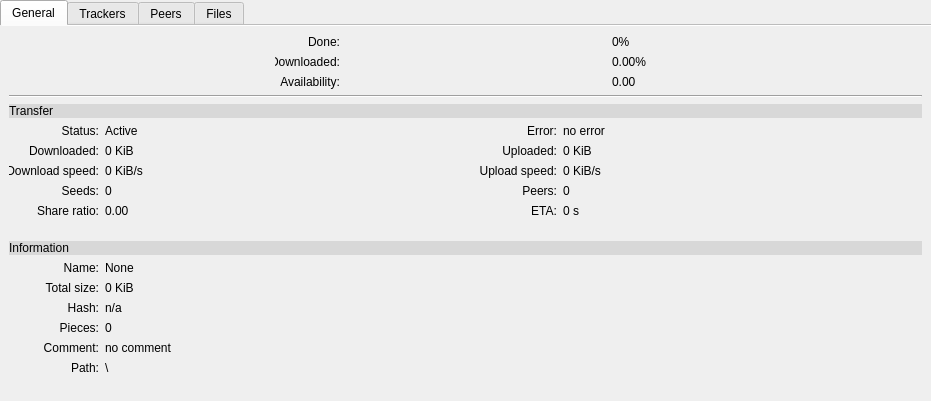
<?xml version="1.0" encoding="UTF-8"?>
<ui version="4.0">
 <author>Miller</author>
 <class>TabWidget_Details</class>
 <widget class="QTabWidget" name="TabWidget_Details">
  <property name="geometry">
   <rect>
    <x>0</x>
    <y>0</y>
    <width>931</width>
    <height>401</height>
   </rect>
  </property>
  <property name="sizePolicy">
   <sizepolicy hsizetype="Preferred" vsizetype="Preferred">
    <horstretch>0</horstretch>
    <verstretch>0</verstretch>
   </sizepolicy>
  </property>
  <property name="minimumSize">
   <size>
    <width>0</width>
    <height>0</height>
   </size>
  </property>
  <property name="maximumSize">
   <size>
    <width>16777215</width>
    <height>16777215</height>
   </size>
  </property>
  <property name="windowTitle">
   <string notr="true">TabWidget</string>
  </property>
  <property name="autoFillBackground">
   <bool>false</bool>
  </property>
  <property name="styleSheet">
   <string notr="true"/>
  </property>
  <property name="currentIndex">
   <number>0</number>
  </property>
  <property name="documentMode">
   <bool>true</bool>
  </property>
  <widget class="QWidget" name="tab_General">
   <attribute name="icon">
    <iconset resource="Aria2cRemote.qrc">
     <normaloff>:/icon/info.png</normaloff>:/icon/info.png</iconset>
   </attribute>
   <attribute name="title">
    <string>General</string>
   </attribute>
   <layout class="QVBoxLayout" name="verticalLayout_20">
    <item>
     <layout class="QHBoxLayout" name="horizontalLayout_Progress">
      <item>
       <widget class="QLabel" name="label_Done_Text">
        <property name="maximumSize">
         <size>
          <width>65</width>
          <height>16777215</height>
         </size>
        </property>
        <property name="text">
         <string>Done:</string>
        </property>
        <property name="alignment">
         <set>Qt::AlignRight|Qt::AlignTrailing|Qt::AlignVCenter</set>
        </property>
       </widget>
      </item>
      <item>
       <widget class="QLabel" name="label_ProgressPercent_text">
        <property name="minimumSize">
         <size>
          <width>0</width>
          <height>0</height>
         </size>
        </property>
        <property name="maximumSize">
         <size>
          <width>42</width>
          <height>16777215</height>
         </size>
        </property>
        <property name="text">
         <string notr="true">0%</string>
        </property>
       </widget>
      </item>
     </layout>
    </item>
    <item>
     <layout class="QHBoxLayout" name="horizontalLayout_Pieces">
      <item>
       <widget class="QLabel" name="label_DownloadedPercent_Text">
        <property name="maximumSize">
         <size>
          <width>65</width>
          <height>16777215</height>
         </size>
        </property>
        <property name="text">
         <string>Downloaded:</string>
        </property>
        <property name="alignment">
         <set>Qt::AlignRight|Qt::AlignTrailing|Qt::AlignVCenter</set>
        </property>
       </widget>
      </item>
      <item>
       <widget class="QLabel" name="label_DownloadPercent_Text">
        <property name="minimumSize">
         <size>
          <width>0</width>
          <height>0</height>
         </size>
        </property>
        <property name="maximumSize">
         <size>
          <width>42</width>
          <height>16777215</height>
         </size>
        </property>
        <property name="text">
         <string notr="true">0.00%</string>
        </property>
       </widget>
      </item>
     </layout>
    </item>
    <item>
     <layout class="QHBoxLayout" name="horizontalLayout_Availability">
      <item>
       <widget class="QLabel" name="label_Availability_Text">
        <property name="maximumSize">
         <size>
          <width>65</width>
          <height>16777215</height>
         </size>
        </property>
        <property name="text">
         <string>Availability:</string>
        </property>
        <property name="alignment">
         <set>Qt::AlignRight|Qt::AlignTrailing|Qt::AlignVCenter</set>
        </property>
       </widget>
      </item>
      <item>
       <widget class="QLabel" name="label_AvailabilityPercent">
        <property name="minimumSize">
         <size>
          <width>0</width>
          <height>0</height>
         </size>
        </property>
        <property name="maximumSize">
         <size>
          <width>42</width>
          <height>16777215</height>
         </size>
        </property>
        <property name="text">
         <string notr="true">0.00</string>
        </property>
       </widget>
      </item>
     </layout>
    </item>
    <item>
     <widget class="Line" name="line">
      <property name="orientation">
       <enum>Qt::Horizontal</enum>
      </property>
     </widget>
    </item>
    <item>
     <layout class="QVBoxLayout" name="verticalLayout">
      <item>
       <widget class="QLabel" name="label_Transfer">
        <property name="styleSheet">
         <string notr="true">font: 75 13pt &quot;MS Shell Dlg 2&quot;;
background-color: rgb(216, 216, 216);</string>
        </property>
        <property name="text">
         <string>Transfer</string>
        </property>
        <property name="textFormat">
         <enum>Qt::RichText</enum>
        </property>
       </widget>
      </item>
      <item>
       <layout class="QHBoxLayout" name="horizontalLayout_2">
        <item>
         <layout class="QVBoxLayout" name="verticalLayout_2">
          <item>
           <widget class="QLabel" name="label_Status_Text">
            <property name="minimumSize">
             <size>
              <width>90</width>
              <height>0</height>
             </size>
            </property>
            <property name="maximumSize">
             <size>
              <width>90</width>
              <height>16777215</height>
             </size>
            </property>
            <property name="text">
             <string>Status:</string>
            </property>
            <property name="alignment">
             <set>Qt::AlignRight|Qt::AlignTrailing|Qt::AlignVCenter</set>
            </property>
           </widget>
          </item>
          <item>
           <widget class="QLabel" name="label_Downloaded_Text">
            <property name="minimumSize">
             <size>
              <width>90</width>
              <height>0</height>
             </size>
            </property>
            <property name="maximumSize">
             <size>
              <width>90</width>
              <height>16777215</height>
             </size>
            </property>
            <property name="text">
             <string>Downloaded:</string>
            </property>
            <property name="alignment">
             <set>Qt::AlignRight|Qt::AlignTrailing|Qt::AlignVCenter</set>
            </property>
           </widget>
          </item>
          <item>
           <widget class="QLabel" name="label_DownloadSpeed_Text">
            <property name="minimumSize">
             <size>
              <width>90</width>
              <height>0</height>
             </size>
            </property>
            <property name="maximumSize">
             <size>
              <width>90</width>
              <height>16777215</height>
             </size>
            </property>
            <property name="text">
             <string>Download speed:</string>
            </property>
            <property name="alignment">
             <set>Qt::AlignRight|Qt::AlignTrailing|Qt::AlignVCenter</set>
            </property>
           </widget>
          </item>
          <item>
           <widget class="QLabel" name="label_Seeds_Text">
            <property name="minimumSize">
             <size>
              <width>90</width>
              <height>0</height>
             </size>
            </property>
            <property name="maximumSize">
             <size>
              <width>90</width>
              <height>16777215</height>
             </size>
            </property>
            <property name="text">
             <string>Seeds:</string>
            </property>
            <property name="alignment">
             <set>Qt::AlignRight|Qt::AlignTrailing|Qt::AlignVCenter</set>
            </property>
           </widget>
          </item>
          <item>
           <widget class="QLabel" name="label_ShareRatio_Text">
            <property name="minimumSize">
             <size>
              <width>90</width>
              <height>0</height>
             </size>
            </property>
            <property name="maximumSize">
             <size>
              <width>90</width>
              <height>16777215</height>
             </size>
            </property>
            <property name="text">
             <string>Share ratio:</string>
            </property>
            <property name="alignment">
             <set>Qt::AlignRight|Qt::AlignTrailing|Qt::AlignVCenter</set>
            </property>
           </widget>
          </item>
          <item>
           <spacer name="verticalSpacer">
            <property name="orientation">
             <enum>Qt::Vertical</enum>
            </property>
            <property name="sizeHint" stdset="0">
             <size>
              <width>20</width>
              <height>40</height>
             </size>
            </property>
           </spacer>
          </item>
         </layout>
        </item>
        <item>
         <layout class="QVBoxLayout" name="verticalLayout_8">
          <item>
           <widget class="QLabel" name="label_Status">
            <property name="text">
             <string>Active</string>
            </property>
           </widget>
          </item>
          <item>
           <widget class="QLabel" name="label_Downloaded">
            <property name="text">
             <string notr="true">0 KiB</string>
            </property>
           </widget>
          </item>
          <item>
           <widget class="QLabel" name="label_DownloadSpeed">
            <property name="text">
             <string notr="true">0 KiB/s</string>
            </property>
           </widget>
          </item>
          <item>
           <widget class="QLabel" name="label_Seeds">
            <property name="text">
             <string notr="true">0</string>
            </property>
           </widget>
          </item>
          <item>
           <widget class="QLabel" name="label_SharedRatio">
            <property name="text">
             <string notr="true">0.00</string>
            </property>
           </widget>
          </item>
          <item>
           <spacer name="verticalSpacer_4">
            <property name="orientation">
             <enum>Qt::Vertical</enum>
            </property>
            <property name="sizeHint" stdset="0">
             <size>
              <width>20</width>
              <height>40</height>
             </size>
            </property>
           </spacer>
          </item>
         </layout>
        </item>
        <item>
         <spacer name="horizontalSpacer">
          <property name="orientation">
           <enum>Qt::Horizontal</enum>
          </property>
          <property name="sizeHint" stdset="0">
           <size>
            <width>40</width>
            <height>20</height>
           </size>
          </property>
         </spacer>
        </item>
        <item>
         <layout class="QVBoxLayout" name="verticalLayout_11">
          <item>
           <widget class="QLabel" name="label_Error_Text_2">
            <property name="minimumSize">
             <size>
              <width>90</width>
              <height>0</height>
             </size>
            </property>
            <property name="maximumSize">
             <size>
              <width>90</width>
              <height>16777215</height>
             </size>
            </property>
            <property name="text">
             <string>Error:</string>
            </property>
            <property name="alignment">
             <set>Qt::AlignRight|Qt::AlignTrailing|Qt::AlignVCenter</set>
            </property>
           </widget>
          </item>
          <item>
           <widget class="QLabel" name="label_Uploaded_Text">
            <property name="minimumSize">
             <size>
              <width>90</width>
              <height>0</height>
             </size>
            </property>
            <property name="maximumSize">
             <size>
              <width>90</width>
              <height>16777215</height>
             </size>
            </property>
            <property name="text">
             <string>Uploaded:</string>
            </property>
            <property name="alignment">
             <set>Qt::AlignRight|Qt::AlignTrailing|Qt::AlignVCenter</set>
            </property>
           </widget>
          </item>
          <item>
           <widget class="QLabel" name="label_UploadSpeed_Text">
            <property name="minimumSize">
             <size>
              <width>90</width>
              <height>0</height>
             </size>
            </property>
            <property name="maximumSize">
             <size>
              <width>90</width>
              <height>16777215</height>
             </size>
            </property>
            <property name="text">
             <string>Upload speed:</string>
            </property>
            <property name="alignment">
             <set>Qt::AlignRight|Qt::AlignTrailing|Qt::AlignVCenter</set>
            </property>
           </widget>
          </item>
          <item>
           <widget class="QLabel" name="label_Peers_Text">
            <property name="minimumSize">
             <size>
              <width>90</width>
              <height>0</height>
             </size>
            </property>
            <property name="maximumSize">
             <size>
              <width>90</width>
              <height>16777215</height>
             </size>
            </property>
            <property name="text">
             <string>Peers:</string>
            </property>
            <property name="alignment">
             <set>Qt::AlignRight|Qt::AlignTrailing|Qt::AlignVCenter</set>
            </property>
           </widget>
          </item>
          <item>
           <widget class="QLabel" name="label_ETA_Text">
            <property name="minimumSize">
             <size>
              <width>90</width>
              <height>0</height>
             </size>
            </property>
            <property name="maximumSize">
             <size>
              <width>90</width>
              <height>16777215</height>
             </size>
            </property>
            <property name="text">
             <string>ETA:</string>
            </property>
            <property name="alignment">
             <set>Qt::AlignRight|Qt::AlignTrailing|Qt::AlignVCenter</set>
            </property>
           </widget>
          </item>
          <item>
           <spacer name="verticalSpacer_2">
            <property name="orientation">
             <enum>Qt::Vertical</enum>
            </property>
            <property name="sizeHint" stdset="0">
             <size>
              <width>20</width>
              <height>40</height>
             </size>
            </property>
           </spacer>
          </item>
         </layout>
        </item>
        <item>
         <layout class="QVBoxLayout" name="verticalLayout_10">
          <item>
           <widget class="QLabel" name="label_Error">
            <property name="text">
             <string>no error</string>
            </property>
           </widget>
          </item>
          <item>
           <widget class="QLabel" name="label_Uploaded">
            <property name="text">
             <string notr="true">0 KiB</string>
            </property>
           </widget>
          </item>
          <item>
           <widget class="QLabel" name="label_UploadSpeed">
            <property name="text">
             <string notr="true">0 KiB/s</string>
            </property>
           </widget>
          </item>
          <item>
           <widget class="QLabel" name="label_Peers">
            <property name="text">
             <string notr="true">0</string>
            </property>
           </widget>
          </item>
          <item>
           <widget class="QLabel" name="label_ETA">
            <property name="text">
             <string notr="true">0 s</string>
            </property>
           </widget>
          </item>
          <item>
           <spacer name="verticalSpacer_5">
            <property name="orientation">
             <enum>Qt::Vertical</enum>
            </property>
            <property name="sizeHint" stdset="0">
             <size>
              <width>20</width>
              <height>40</height>
             </size>
            </property>
           </spacer>
          </item>
         </layout>
        </item>
        <item>
         <spacer name="horizontalSpacer_3">
          <property name="orientation">
           <enum>Qt::Horizontal</enum>
          </property>
          <property name="sizeHint" stdset="0">
           <size>
            <width>40</width>
            <height>20</height>
           </size>
          </property>
         </spacer>
        </item>
       </layout>
      </item>
     </layout>
    </item>
    <item>
     <layout class="QVBoxLayout" name="verticalLayout_12">
      <item>
       <widget class="QLabel" name="label_Information">
        <property name="styleSheet">
         <string notr="true">font: 75 13pt &quot;MS Shell Dlg 2&quot;;
background-color: rgb(216, 216, 216);</string>
        </property>
        <property name="text">
         <string>Information</string>
        </property>
        <property name="textFormat">
         <enum>Qt::RichText</enum>
        </property>
       </widget>
      </item>
      <item>
       <layout class="QHBoxLayout" name="horizontalLayout_5">
        <item>
         <layout class="QVBoxLayout" name="verticalLayout_19">
          <item>
           <widget class="QLabel" name="label_Name_Text">
            <property name="minimumSize">
             <size>
              <width>90</width>
              <height>0</height>
             </size>
            </property>
            <property name="maximumSize">
             <size>
              <width>90</width>
              <height>16777215</height>
             </size>
            </property>
            <property name="text">
             <string>Name:</string>
            </property>
            <property name="alignment">
             <set>Qt::AlignRight|Qt::AlignTrailing|Qt::AlignVCenter</set>
            </property>
           </widget>
          </item>
          <item>
           <widget class="QLabel" name="label_TotalSize_Text">
            <property name="minimumSize">
             <size>
              <width>90</width>
              <height>0</height>
             </size>
            </property>
            <property name="maximumSize">
             <size>
              <width>90</width>
              <height>16777215</height>
             </size>
            </property>
            <property name="text">
             <string>Total size:</string>
            </property>
            <property name="alignment">
             <set>Qt::AlignRight|Qt::AlignTrailing|Qt::AlignVCenter</set>
            </property>
           </widget>
          </item>
          <item>
           <widget class="QLabel" name="label_Hash_Text">
            <property name="minimumSize">
             <size>
              <width>90</width>
              <height>0</height>
             </size>
            </property>
            <property name="maximumSize">
             <size>
              <width>90</width>
              <height>16777215</height>
             </size>
            </property>
            <property name="text">
             <string>Hash:</string>
            </property>
            <property name="alignment">
             <set>Qt::AlignRight|Qt::AlignTrailing|Qt::AlignVCenter</set>
            </property>
           </widget>
          </item>
          <item>
           <widget class="QLabel" name="label_Pieces_Text">
            <property name="minimumSize">
             <size>
              <width>90</width>
              <height>0</height>
             </size>
            </property>
            <property name="maximumSize">
             <size>
              <width>90</width>
              <height>16777215</height>
             </size>
            </property>
            <property name="text">
             <string>Pieces:</string>
            </property>
            <property name="alignment">
             <set>Qt::AlignRight|Qt::AlignTrailing|Qt::AlignVCenter</set>
            </property>
           </widget>
          </item>
          <item>
           <widget class="QLabel" name="label_Comment_Text">
            <property name="minimumSize">
             <size>
              <width>90</width>
              <height>0</height>
             </size>
            </property>
            <property name="maximumSize">
             <size>
              <width>90</width>
              <height>16777215</height>
             </size>
            </property>
            <property name="text">
             <string>Comment:</string>
            </property>
            <property name="alignment">
             <set>Qt::AlignRight|Qt::AlignTrailing|Qt::AlignVCenter</set>
            </property>
           </widget>
          </item>
          <item>
           <widget class="QLabel" name="label_Path_text">
            <property name="minimumSize">
             <size>
              <width>90</width>
              <height>0</height>
             </size>
            </property>
            <property name="maximumSize">
             <size>
              <width>90</width>
              <height>16777215</height>
             </size>
            </property>
            <property name="text">
             <string>Path:</string>
            </property>
            <property name="alignment">
             <set>Qt::AlignRight|Qt::AlignTrailing|Qt::AlignVCenter</set>
            </property>
           </widget>
          </item>
          <item>
           <spacer name="verticalSpacer_7">
            <property name="orientation">
             <enum>Qt::Vertical</enum>
            </property>
            <property name="sizeHint" stdset="0">
             <size>
              <width>20</width>
              <height>40</height>
             </size>
            </property>
           </spacer>
          </item>
         </layout>
        </item>
        <item>
         <layout class="QVBoxLayout" name="verticalLayout_18">
          <item>
           <widget class="QLabel" name="label_Name">
            <property name="text">
             <string>None</string>
            </property>
           </widget>
          </item>
          <item>
           <widget class="QLabel" name="label_TotalSize">
            <property name="text">
             <string notr="true">0 KiB</string>
            </property>
           </widget>
          </item>
          <item>
           <widget class="QLabel" name="label_Hash">
            <property name="text">
             <string>n/a</string>
            </property>
           </widget>
          </item>
          <item>
           <widget class="QLabel" name="label_Pieces">
            <property name="text">
             <string notr="true">0</string>
            </property>
           </widget>
          </item>
          <item>
           <widget class="QLabel" name="label_Comment">
            <property name="text">
             <string>no comment</string>
            </property>
           </widget>
          </item>
          <item>
           <widget class="QLabel" name="label_Path">
            <property name="text">
             <string notr="true">\</string>
            </property>
           </widget>
          </item>
          <item>
           <spacer name="verticalSpacer_10">
            <property name="orientation">
             <enum>Qt::Vertical</enum>
            </property>
            <property name="sizeHint" stdset="0">
             <size>
              <width>20</width>
              <height>40</height>
             </size>
            </property>
           </spacer>
          </item>
         </layout>
        </item>
        <item>
         <spacer name="horizontalSpacer_6">
          <property name="orientation">
           <enum>Qt::Horizontal</enum>
          </property>
          <property name="sizeHint" stdset="0">
           <size>
            <width>40</width>
            <height>20</height>
           </size>
          </property>
         </spacer>
        </item>
       </layout>
      </item>
     </layout>
    </item>
   </layout>
  </widget>
  <widget class="QWidget" name="tab_Tracker">
   <attribute name="icon">
    <iconset resource="Aria2cRemote.qrc">
     <normaloff>:/icon/globe.png</normaloff>:/icon/globe.png</iconset>
   </attribute>
   <attribute name="title">
    <string>Trackers</string>
   </attribute>
   <layout class="QHBoxLayout" name="horizontalLayout_3">
    <item>
     <widget class="QTreeWidget" name="treeWidget_trackers">
      <property name="sizePolicy">
       <sizepolicy hsizetype="Preferred" vsizetype="Preferred">
        <horstretch>0</horstretch>
        <verstretch>0</verstretch>
       </sizepolicy>
      </property>
      <property name="alternatingRowColors">
       <bool>true</bool>
      </property>
      <property name="rootIsDecorated">
       <bool>false</bool>
      </property>
      <column>
       <property name="text">
        <string>Name</string>
       </property>
      </column>
     </widget>
    </item>
   </layout>
  </widget>
  <widget class="QWidget" name="tab_Peers">
   <attribute name="icon">
    <iconset resource="Aria2cRemote.qrc">
     <normaloff>:/icon/user.png</normaloff>:/icon/user.png</iconset>
   </attribute>
   <attribute name="title">
    <string>Peers</string>
   </attribute>
   <layout class="QHBoxLayout" name="horizontalLayout">
    <item>
     <widget class="QTreeWidget" name="treeWidget_Peers_Servers">
      <property name="sizePolicy">
       <sizepolicy hsizetype="Preferred" vsizetype="Preferred">
        <horstretch>0</horstretch>
        <verstretch>0</verstretch>
       </sizepolicy>
      </property>
      <property name="alternatingRowColors">
       <bool>true</bool>
      </property>
      <property name="rootIsDecorated">
       <bool>false</bool>
      </property>
      <property name="sortingEnabled">
       <bool>true</bool>
      </property>
      <column>
       <property name="text">
        <string>IP Address</string>
       </property>
      </column>
      <column>
       <property name="text">
        <string>Country</string>
       </property>
      </column>
      <column>
       <property name="text">
        <string>Client</string>
       </property>
      </column>
      <column>
       <property name="text">
        <string>Down speed</string>
       </property>
      </column>
      <column>
       <property name="text">
        <string>Up speed</string>
       </property>
      </column>
     </widget>
    </item>
   </layout>
  </widget>
  <widget class="QWidget" name="tab_Files">
   <attribute name="icon">
    <iconset resource="Aria2cRemote.qrc">
     <normaloff>:/icon/document.png</normaloff>:/icon/document.png</iconset>
   </attribute>
   <attribute name="title">
    <string>Files</string>
   </attribute>
   <layout class="QHBoxLayout" name="horizontalLayout_4">
    <item>
     <widget class="QTreeWidget" name="treeWidget_files">
      <property name="sizePolicy">
       <sizepolicy hsizetype="Preferred" vsizetype="Preferred">
        <horstretch>0</horstretch>
        <verstretch>0</verstretch>
       </sizepolicy>
      </property>
      <property name="alternatingRowColors">
       <bool>true</bool>
      </property>
      <property name="rootIsDecorated">
       <bool>false</bool>
      </property>
      <property name="sortingEnabled">
       <bool>true</bool>
      </property>
      <column>
       <property name="text">
        <string>Name</string>
       </property>
      </column>
      <column>
       <property name="text">
        <string>Size</string>
       </property>
      </column>
      <column>
       <property name="text">
        <string>Type</string>
       </property>
      </column>
     </widget>
    </item>
   </layout>
  </widget>
 </widget>
 <resources>
  <include location="Aria2cRemote.qrc"/>
 </resources>
 <connections/>
</ui>
